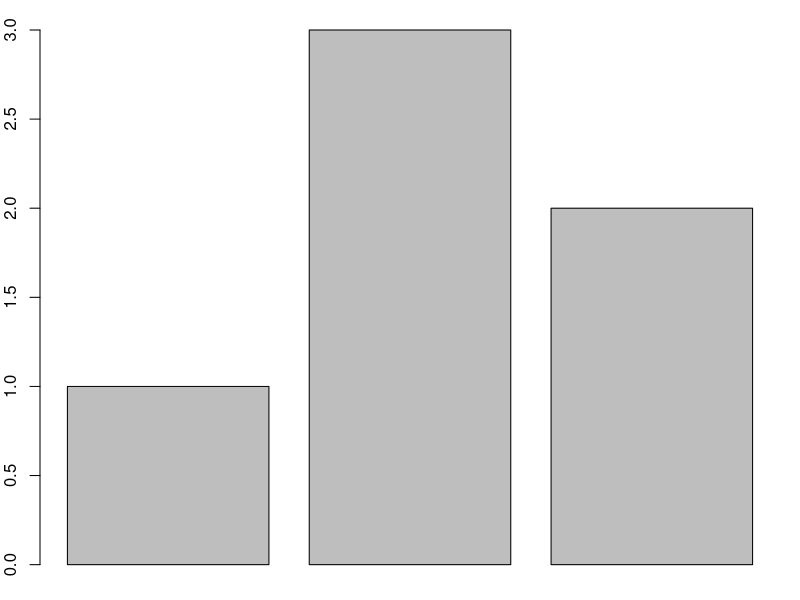

The R source for this figure: (Note: this script raises an error after producing the figure.)
## ---- chunk 1
# this line is a comment and will not be run
# use the copy button in the top corner to easily run this example --->
print("output is shown here") # you can also add comments here
## ---- chunk 2
knitr::opts_knit$set(global.par = T)
par(mar = c(1.5, 2, 1.5, 1))
## ---- chunk 3
# a VERY simple barplot
# the c() function creates a vector of numbers
barplot(c(1, 3, 2))
## ---- chunk 4
knitr::opts_knit$set(global.par = F)
## ---- chunk 5
(-5 * -3^2 + 4) / 7 - 6
## ---- chunk 6
# surface area of Earth in square miles using 4πr² (to 3 sig figs)
signif(4 * 3.14 * 3.96e3^2, 3)
## ---- chunk 7
13 %/% 2
13 %% 2
## ---- chunk 8
cos(2 * pi)
atan(-1) * 4
## ---- chunk 9
log(exp(2)) * log10(100)
## ---- chunk 10
log(3^5, base = 3)
## ---- chunk 11
sqrt(abs(-9))
## ---- chunk 12
T
true
## ---- chunk 13
exp(FALSE) * (TRUE + sqrt(TRUE))
## ---- chunk 14
sqrt(-4)
1 / 0
log(0)
## ---- chunk 15
# this is preferred
x <- 5
print(x)
## ---- chunk 16
# this is equivalent and acceptable, but discouraged
x = 5
print(x)
## ---- chunk 17

## ---- chunk 18
# these variable names are ok,
# also remember R is case sensitive!
var1 <- 1
Var1 <- 2
.OtherVariable <- 3
another.variable_42 <- 4

var1 + Var1 + .OtherVariable + another.variable_42

# even these morse code looking variable names,
# while not recommended, are technically ok:
. <- 1
.. <- 2
._ <- 3
._..__ <- 4

. + .. + ._ + ._..__
## ---- chunk 19
result <- 3 * 4 - 5
## ---- chunk 20
result
## ---- chunk 21
data <- c(3, 6, 6, 2, 4, 1, 5)
data
## ---- chunk 22
sum(data) / length(data)
mean(data)
## ---- chunk 23
median(data)
## ---- chunk 24
quantile(data, 0.3)
## ---- chunk 25
sqrt(var(data))
sd(data)
## ---- chunk 26
min(data)
max(data)
## ---- chunk 27
# 6 appears in the sample
6 %in% data
# 7 does not appear in the sample
7 %in% data
## ---- chunk 28
x <- (2 + 3)^2
x == 25
# if instead we ask "is x not equal to 25", we should get FALSE
x != 25
## ---- chunk 29
!TRUE
# this is equivalent to x != 25
!(x == 25)
## ---- chunk 30
x < 30
x >= 25
## ---- chunk 31
(x > 20) & (x <= 30)
(x > 20) | (x != 25)
## ---- chunk 32
# check if x² is even OR if mean of data + 2 * sd is greater than the max
# note order of operations means we don't need extra parentheses
# of course, you can add extra parentheses for readability if you wish!
x^2 %% 2 == 0 | mean(data) + 2 * sd(data) > max(data)
## ---- chunk 33
head(mtcars)
